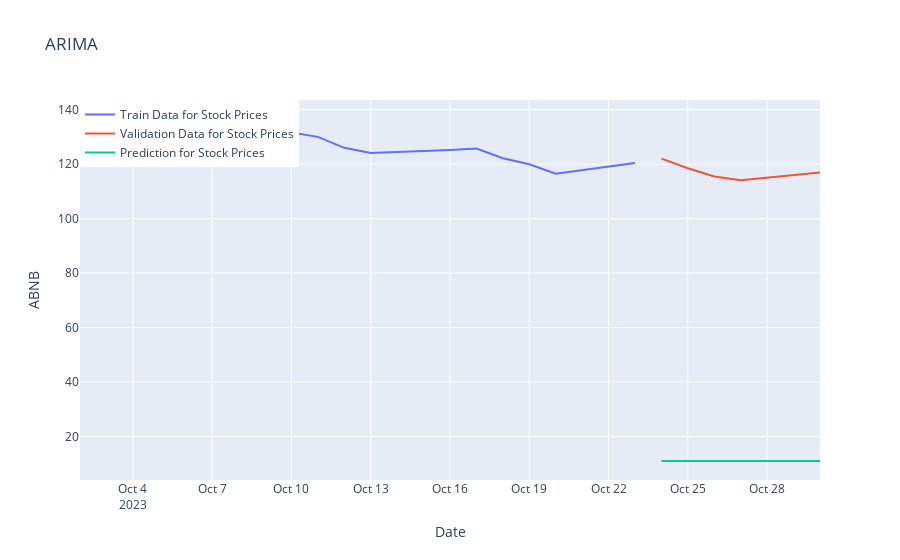
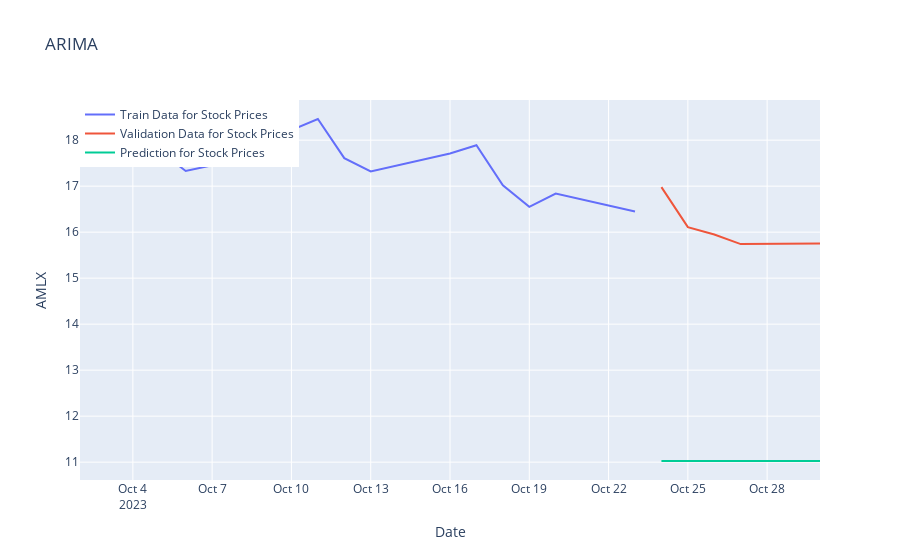
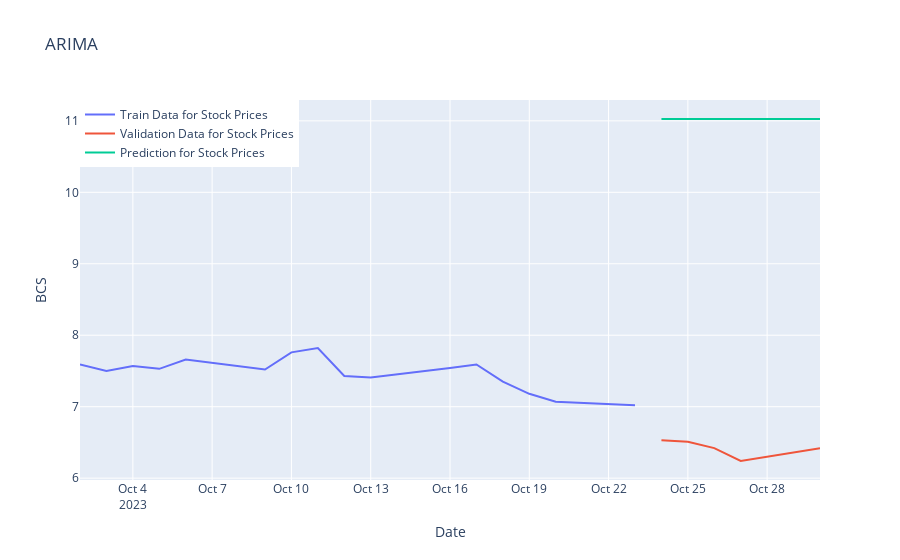
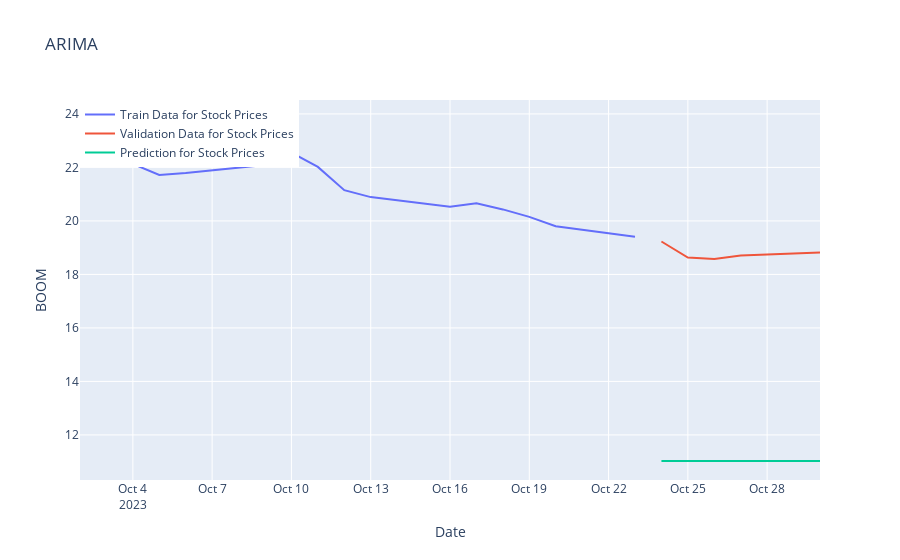

Here is the notebook cell these charts were saved with, in order:
### Code cell
for column in close_df.columns:
    fig=go.Figure()
    fig.add_trace(go.Scatter(x=model_train.index, y=model_train[column], mode='lines',name="Train Data for Stock Prices"))
    fig.add_trace(go.Scatter(x=valid.index, y=valid[column], mode='lines',name="Validation Data for Stock Prices",))
    fig.add_trace(go.Scatter(x=valid.index, y=y_pred["ARIMA Model Prediction"], mode='lines',name="Prediction for Stock Prices",))
    fig.update_layout(title="ARIMA",xaxis_title="Date",yaxis_title=column,legend=dict(x=0,y=1,traceorder="normal"),font=dict(size=12))
    fig.show()

### Figure 1 — Plotly figure (JSON) as saved in the notebook; plotly's stock layout.template omitted (floating-point values rounded to 4 significant figures)
{"data": [{"mode": "lines", "name": "Train Data for Stock Prices", "type": "scatter", "x": ["2023-10-02", "2023-10-03", "2023-10-04", "2023-10-05", "2023-10-06", "2023-10-09", "2023-10-10", "2023-10-11", "2023-10-12", "2023-10-13", "2023-10-16", "2023-10-17", "2023-10-18", "2023-10-19", "2023-10-20", "2023-10-23"], "y": [136.6, 127.7, 127.4, 125.0, 126.4, 127.8, 131.6, 130, 126.0, 124.1, 125.2, 125.7, 122.2, 120.0, 116.5, 120.4]}, {"mode": "lines", "name": "Validation Data for Stock Prices", "type": "scatter", "x": ["2023-10-24", "2023-10-25", "2023-10-26", "2023-10-27", "2023-10-30"], "y": [122.0, 118.5, 115.5, 114.1, 116.9]}, {"mode": "lines", "name": "Prediction for Stock Prices", "type": "scatter", "x": ["2023-10-24", "2023-10-25", "2023-10-26", "2023-10-27", "2023-10-30"], "y": [11.03, 11.03, 11.03, 11.03, 11.02]}], "layout": {"font": {"size": 12}, "legend": {"traceorder": "normal", "x": 0, "y": 1}, "title": {"text": "ARIMA"}, "xaxis": {"title": {"text": "Date"}}, "yaxis": {"title": {"text": "ABNB"}}}}

### Figure 2 — Plotly figure (JSON) as saved in the notebook; plotly's stock layout.template omitted (floating-point values rounded to 4 significant figures)
{"data": [{"mode": "lines", "name": "Train Data for Stock Prices", "type": "scatter", "x": ["2023-10-02", "2023-10-03", "2023-10-04", "2023-10-05", "2023-10-06", "2023-10-09", "2023-10-10", "2023-10-11", "2023-10-12", "2023-10-13", "2023-10-16", "2023-10-17", "2023-10-18", "2023-10-19", "2023-10-20", "2023-10-23"], "y": [18.12, 17.91, 17.48, 17.77, 17.33, 17.7, 18.22, 18.46, 17.61, 17.32, 17.71, 17.89, 17.02, 16.55, 16.84, 16.45]}, {"mode": "lines", "name": "Validation Data for Stock Prices", "type": "scatter", "x": ["2023-10-24", "2023-10-25", "2023-10-26", "2023-10-27", "2023-10-30"], "y": [16.98, 16.11, 15.95, 15.74, 15.76]}, {"mode": "lines", "name": "Prediction for Stock Prices", "type": "scatter", "x": ["2023-10-24", "2023-10-25", "2023-10-26", "2023-10-27", "2023-10-30"], "y": [11.03, 11.03, 11.03, 11.03, 11.02]}], "layout": {"font": {"size": 12}, "legend": {"traceorder": "normal", "x": 0, "y": 1}, "title": {"text": "ARIMA"}, "xaxis": {"title": {"text": "Date"}}, "yaxis": {"title": {"text": "AMLX"}}}}

### Figure 3 — Plotly figure (JSON) as saved in the notebook; plotly's stock layout.template omitted (floating-point values rounded to 4 significant figures)
{"data": [{"mode": "lines", "name": "Train Data for Stock Prices", "type": "scatter", "x": ["2023-10-02", "2023-10-03", "2023-10-04", "2023-10-05", "2023-10-06", "2023-10-09", "2023-10-10", "2023-10-11", "2023-10-12", "2023-10-13", "2023-10-16", "2023-10-17", "2023-10-18", "2023-10-19", "2023-10-20", "2023-10-23"], "y": [7.59, 7.5, 7.57, 7.53, 7.66, 7.52, 7.76, 7.82, 7.43, 7.41, 7.54, 7.59, 7.35, 7.18, 7.07, 7.02]}, {"mode": "lines", "name": "Validation Data for Stock Prices", "type": "scatter", "x": ["2023-10-24", "2023-10-25", "2023-10-26", "2023-10-27", "2023-10-30"], "y": [6.53, 6.51, 6.42, 6.24, 6.42]}, {"mode": "lines", "name": "Prediction for Stock Prices", "type": "scatter", "x": ["2023-10-24", "2023-10-25", "2023-10-26", "2023-10-27", "2023-10-30"], "y": [11.03, 11.03, 11.03, 11.03, 11.02]}], "layout": {"font": {"size": 12}, "legend": {"traceorder": "normal", "x": 0, "y": 1}, "title": {"text": "ARIMA"}, "xaxis": {"title": {"text": "Date"}}, "yaxis": {"title": {"text": "BCS"}}}}

### Figure 4 — Plotly figure (JSON) as saved in the notebook; plotly's stock layout.template omitted (floating-point values rounded to 4 significant figures)
{"data": [{"mode": "lines", "name": "Train Data for Stock Prices", "type": "scatter", "x": ["2023-10-02", "2023-10-03", "2023-10-04", "2023-10-05", "2023-10-06", "2023-10-09", "2023-10-10", "2023-10-11", "2023-10-12", "2023-10-13", "2023-10-16", "2023-10-17", "2023-10-18", "2023-10-19", "2023-10-20", "2023-10-23"], "y": [23.81, 23.36, 22.13, 21.72, 21.79, 22.09, 22.55, 22.02, 21.15, 20.89, 20.53, 20.66, 20.43, 20.15, 19.8, 19.41]}, {"mode": "lines", "name": "Validation Data for Stock Prices", "type": "scatter", "x": ["2023-10-24", "2023-10-25", "2023-10-26", "2023-10-27", "2023-10-30"], "y": [19.23, 18.63, 18.58, 18.71, 18.82]}, {"mode": "lines", "name": "Prediction for Stock Prices", "type": "scatter", "x": ["2023-10-24", "2023-10-25", "2023-10-26", "2023-10-27", "2023-10-30"], "y": [11.03, 11.03, 11.03, 11.03, 11.02]}], "layout": {"font": {"size": 12}, "legend": {"traceorder": "normal", "x": 0, "y": 1}, "title": {"text": "ARIMA"}, "xaxis": {"title": {"text": "Date"}}, "yaxis": {"title": {"text": "BOOM"}}}}
